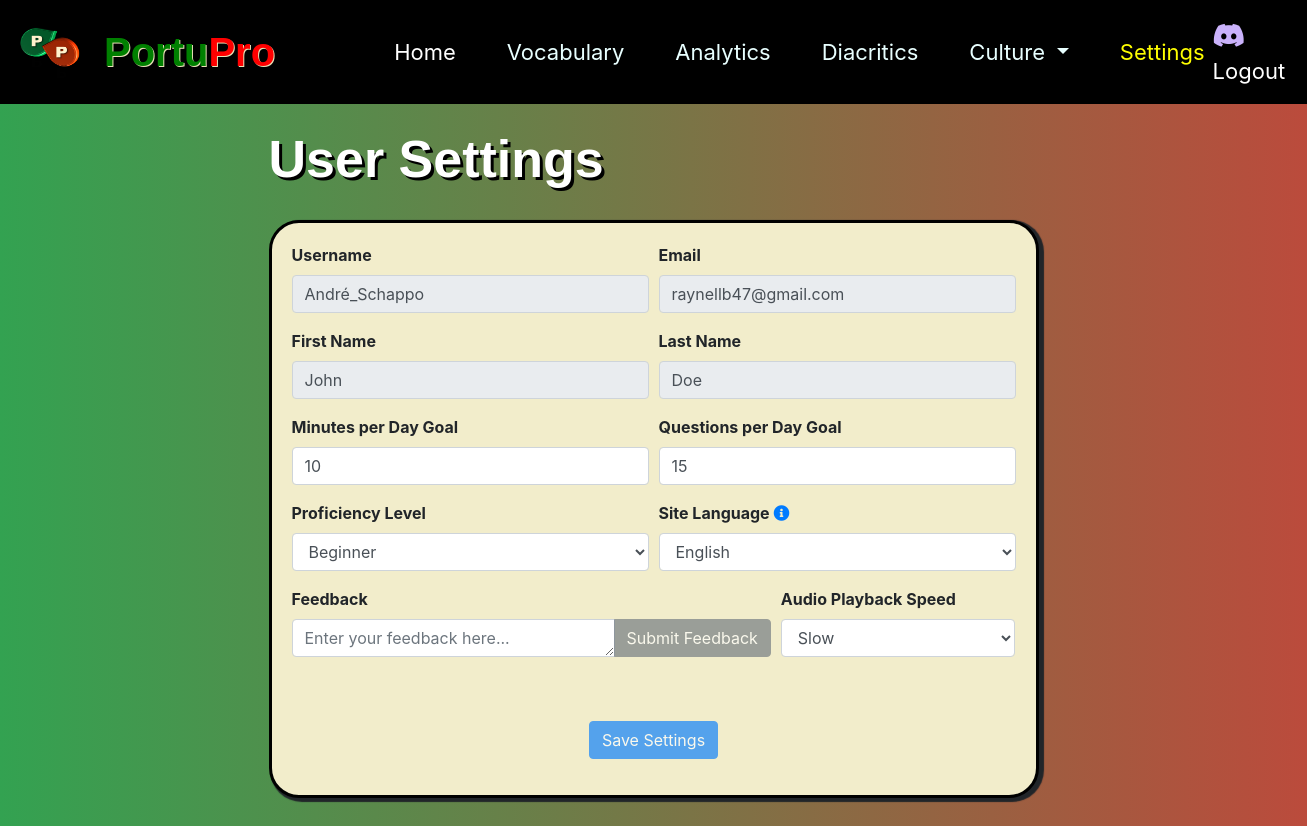
The page /settings (signed in) on the database as committed earlier.
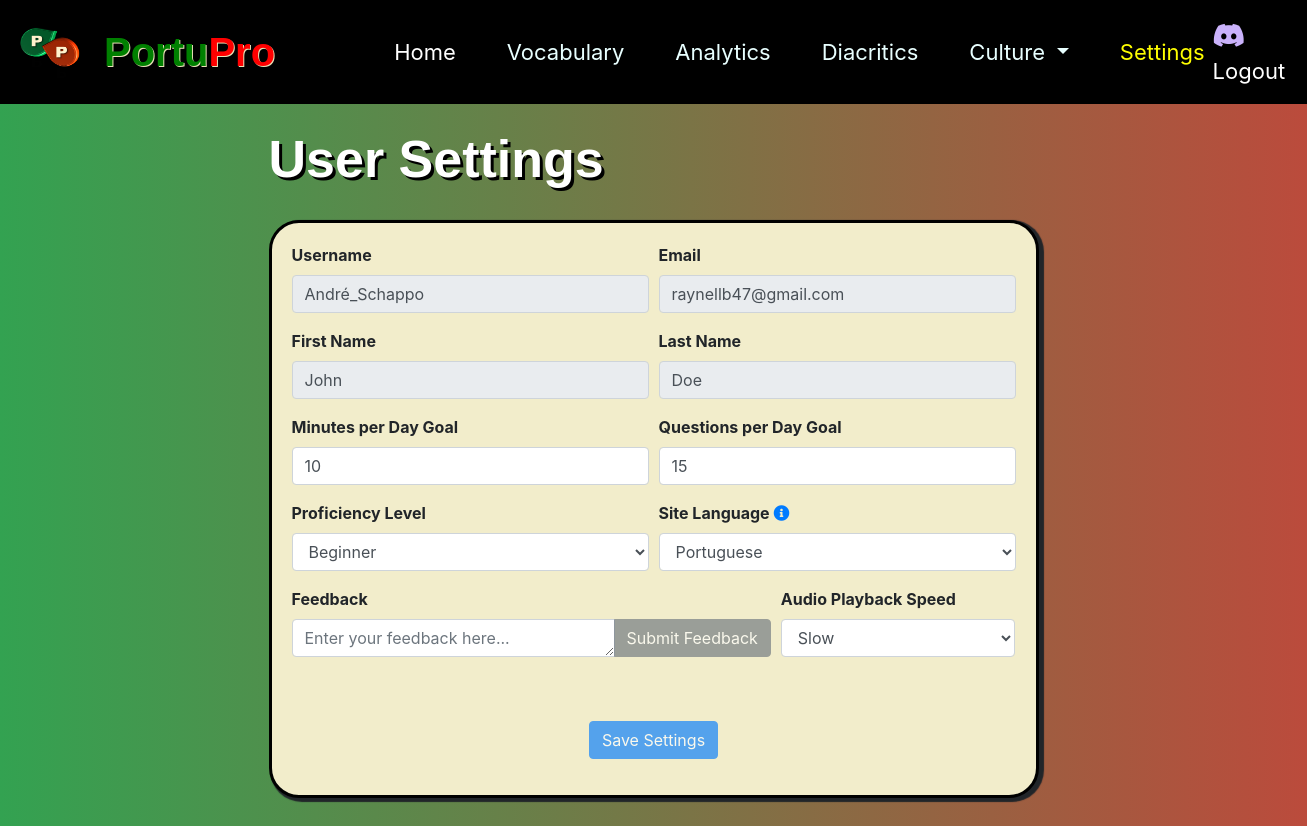
The same page on the database as committed later.
### login/models.py (models this page shows, shortened)
class CustomUser(AbstractUser):
    PLAYBACK_SPEED_CHOICES = [
        ('normal', 'Normal'),
        ('slow', 'Slow'),
        ('fast', 'Fast')
    ]
    playback_speed = models.CharField(max_length=6, choices=PLAYBACK_SPEED_CHOICES, default='normal', help_text="Preferred audio playback speed")
    proficiency_level = models.IntegerField(choices=[(1, 'Beginner'), (2, 'Intermediate'), (3, 'Advanced')], null=True, blank=True)
    study_frequency = models.TextField(choices=[('Daily', 'Daily'), ('Weekly', 'Weekly')], null=True, blank=True)
    study_frequency_amount = models.IntegerField(help_text="Time in hours", null=True, blank=True)
    portuguese_default = models.BooleanField(default=False, help_text="Is Portuguese set as the default language", blank=True)
    daily_question_goal = models.IntegerField(default=0, help_text="Number of questions the user aims to answer each day")
    daily_activity_goal = models.IntegerField(default=0, help_text="Number of minutes the user aims to be active on the site each day")

### mainsite/views.py (the view)
# urls.py: path('settings', views.settings, name='settings'),
def settings(request):
    return render(request, 'mainsite/settings.html')

### templates/mainsite/settings.html (shortened to what the changed rows need)
{% load static %}
<!DOCTYPE html>
<html lang="en">
<head>
<link rel="stylesheet" href="https://stackpath.bootstrapcdn.com/bootstrap/4.5.2/css/bootstrap.min.css">
<link href="https://cdnjs.cloudflare.com/ajax/libs/font-awesome/5.15.1/css/all.min.css" rel="stylesheet">
<link rel="stylesheet" href="{% static 'architecture.css' %}">
<link rel="stylesheet" href="{% static 'dashboard.css' %}">
</head>
<body>
  <nav class="navbar navbar-expand-lg navbar-dark bg-black">
    <a class="navbar-brand" href="#">
      <h1><span class="text-green" style="margin-left: 10px;">Portu</span><span class="text-red">Pro</span></h1>
    </a>
  </nav>
  <div class="container mt-4">
    <h1 class="mb-4 header">User Settings</h1>
    <div class="card mb-3 settings-card">
        <div class="card-body">
          <form>
            <div class="form-row">
                <div class="col-md-6 form-group">
                    <label for="username">Username</label>
                    <input type="text" class="form-control" id="username" value="{{user.username}}" readonly>
                </div>
                <div class="col-md-6 form-group">
                    <label for="userEmail">Email</label>
                    <input type="email" class="form-control" id="userEmail" value="{{user.email}}" readonly>
                </div>
            </div>
            <div class="form-row">
                <div class="col-md-6 form-group">
                    <label for="firstName">First Name</label>
                    <input type="text" class="form-control" id="firstName" value="{{user.first_name}}" readonly>
                </div>
                <div class="col-md-6 form-group">
                    <label for="lastName">Last Name</label>
                    <input type="text" class="form-control" id="lastName" value="{{user.last_name}}" readonly>
                </div>
            </div>
            <div class="form-row">
              <div class="form-group col-md-6">
                <label for="dailyGoalMinutes">Minutes per Day Goal</label>
                <input type="number" name="dailyGoalMinutes" id="dailyGoalMinutes" class="form-control" placeholder="Minutes/day...." value="{{user.daily_activity_goal}}" required>
              </div>
              <div class="form-group col-md-6">
                <label for="dailyGoalQuestions">Questions per Day Goal</label>
                <input type="number" name="dailyGoalQuestions" id="dailyGoalQuestions" class="form-control" placeholder="Questions/day...." value="{{user.daily_question_goal}}" required>
              </div>
            </div>
            <div class="form-row">
                <div class="col-md-6 form-group">
                  <label for="proficiencyLevel">Proficiency Level</label>
                  <select class="form-control" id="proficiencyLevel">
                    <option value="Beginner" {% if request.user.proficiency_level == 1 %}selected{% endif %}>Beginner</option>
                  </select>
                </div>
                <div class="col-md-6 form-group">
                    <label for="siteLanguage">Site Language
                      <a href="#" data-toggle="tooltip" title="This only affects the Culture Pages.">
                    </a>
                    </label>
                    <select class="form-control" id="siteLanguage">
                      <option value="English" {% if not request.user.portuguese_default %}selected{% endif %}>English</option>
                      <option value="Portuguese" {% if request.user.portuguese_default %}selected{% endif %}>Portuguese</option>
                    </select>
                </div>
            </div>
            <div class="form-row">
              <div class="form-group col-md-4">
                <label for="playbackSpeed">Audio Playback Speed</label>
                <select class="form-control" id="playbackSpeed">
                  <option value="Slow" {% if request.user.playback_speed == 'Slow' %}selected{% endif %}>Slow</option>
                </select>
              </div>
            </div>
            <br><br>
          </form>
        </div>
    </div>
</div>
</body>
</html>

Rows that differ between the two databases and show on the page:
changed CustomUser "André_Schappo": portuguese_default "English" → "Portuguese"
